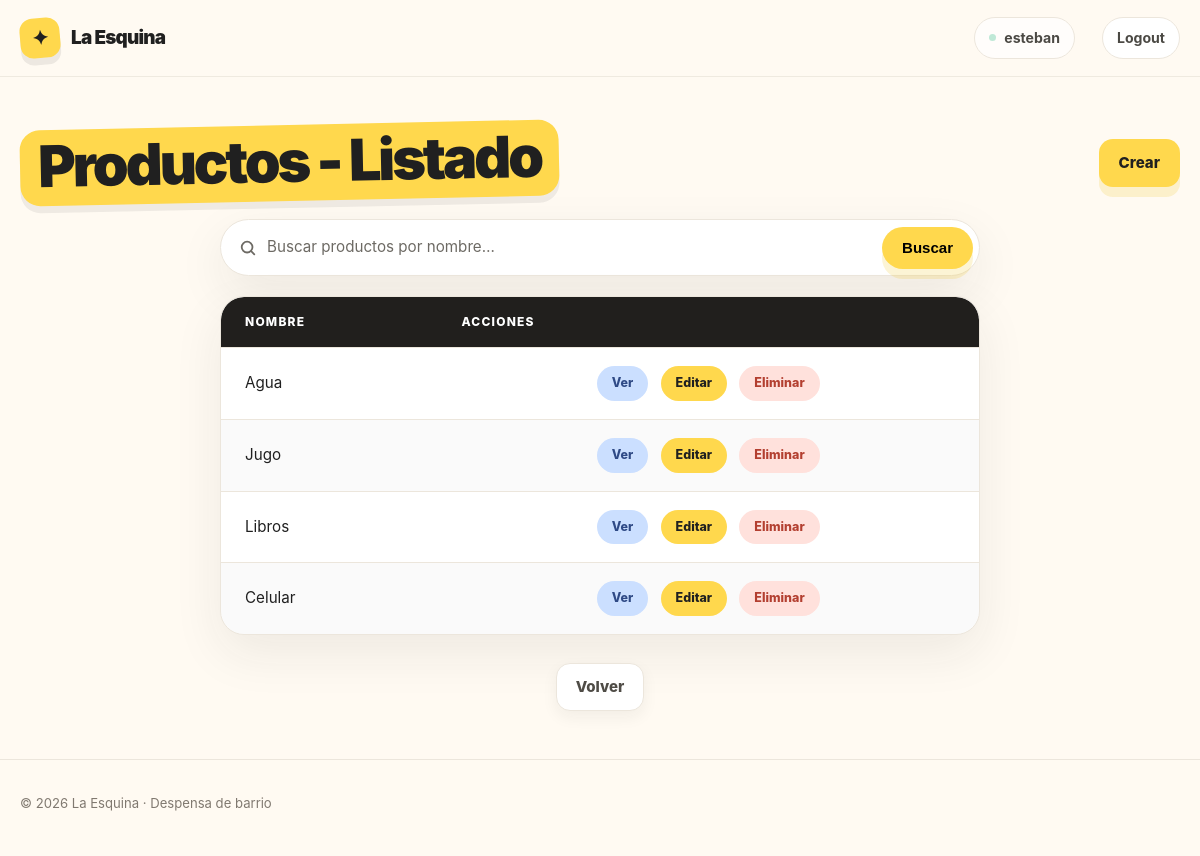
The app's page /ventas/producto/ (signed in) with its own data.
### ventas/models/producto.py (models this page shows, shortened)
class Producto(models.Model):
    nombre = models.CharField(unique=True, validators=[ValidarTextoEspañol(min_longitud=3)])
    descripcion = models.TextField(blank=True, validators=[ValidarTextoEspañol(min_longitud=10)])
    precio_costo = models.DecimalField(max_digits=10, decimal_places=2)
    precio_venta = models.DecimalField(max_digits=10, decimal_places=2)
    stock = models.FloatField(default=0)
    codigo_barras = models.CharField(max_length=50, null=True, blank=True, unique=True)
    categoria = models.ForeignKey(
        Categoria, on_delete=models.SET_NULL, null=True, blank=True, related_name="productos"
    )
    proveedor = models.ForeignKey(
        Proveedor, on_delete=models.SET_NULL, null=True, blank=True, related_name="productos"
    )
    class Meta:
        verbose_name = "Producto"
        verbose_name_plural = "Productos"
        constraints = (
            models.CheckConstraint(
                condition=Q(stock__gte=0),
                name="producto_stock_no_negativo",
            ),
            models.CheckConstraint(
                condition=Q(precio_costo__gte=0),
                name="producto_precio_costo_no_negativo",
            ),
            models.CheckConstraint(
                condition=Q(precio_venta__gte=0),
                name="producto_precio_venta_no_negativo",
            ),
            models.CheckConstraint(
                condition=Q(precio_venta__gte=F("precio_costo")),
                name="producto_precio_mayor_o_igual_costo",
            ),
        )

### ventas/views/producto.py (the view)
# urls.py: path("producto/", ProductoList.as_view(), name="producto_list"),
class ProductoList(ListView):
    model = Producto
    context_object_name = "productos"  # -> por default es "object_list"
    def get_queryset(self) -> QuerySet[Any, Any]:
        busqueda = self.request.GET.get("busqueda", "").strip()
        if busqueda:
            productos = Producto.objects.filter(nombre__icontains=busqueda)
        else:
            productos = Producto.objects.all()
        return productos

### ventas/templates/ventas/producto_list.html
{% extends "core/base.html" %}
{% load static %}
{% block styles %}
    <link rel="stylesheet" href="{% static 'core/css/table.css' %}" />
    <link rel="stylesheet" href="{% static 'core/css/search.css' %}" />
{% endblock styles %}
{% block content %}
    <div class="container section">
        <div class="page-head">
            <h1 class="page-title">Productos - Listado</h1>
            <a class="button button-primary"
               href="{% url 'ventas:producto_create' %}">Crear</a>
        </div>
        {% include "core/partials/search.html" with placeholder="Buscar productos por nombre…" label="Buscar productos" clear_url="ventas:producto_list" %}
        <table class="data-table">
            <thead>
                <tr>
                    <th>Nombre</th>
                    <th>Acciones</th>
                </tr>
            </thead>
            <tbody>
                {% for producto in productos %}
                    <tr>
                        <td>{{ producto.nombre }}</td>
                        <td class="table-actions">
                            <a class="table-action table-action--view"
                               href="{% url 'ventas:producto_detail' producto.pk %}">Ver</a>
                            <a class="table-action table-action--edit"
                               href="{% url 'ventas:producto_update' producto.pk %}">Editar</a>
                            <a class="table-action table-action--danger"
                               href="{% url 'ventas:producto_delete' producto.pk %}">Eliminar</a>
                        </td>
                    </tr>
                {% empty %}
                    <tr>
                        <td class="table-empty" colspan="2">No hay productos disponibles.</td>
                    </tr>
                {% endfor %}
            </tbody>
        </table>
        <div class="page-actions">
            <a class="button button-secondary" href="{% url 'ventas:home' %}">Volver</a>
        </div>
    </div>
{% endblock content %}

### core/templates/core/partials/header.html (shortened to what this page needs)
<div class="nav">
    <div class="container nav-inner">
        <a href="/" class="brand" aria-label="La Esquina, inicio">
            <span class="brand-mark">✦</span>
            <span>La Esquina</span>
        </a>
        <nav class="nav-links" aria-label="Navegación principal">
            {% if user.is_authenticated %}
                <span class="nav-user">{{ user.username }}</span>
                <form action="{% url 'core:logout' %}" method="post">
                    <button class="nav-logout" type="submit">Logout</button>
                </form>
            {% else %}
                <a href="{% url 'core:login' %}" class="nav-cta">Acceder</a>
            {% endif %}
        </nav>
    </div>
</div>

### core/static/core/css/base.css (style rules this page uses)
:root { --bg: #fffaf2; --surface: #fff; --ink: #202020; --muted: #6d6a64; --line: #ece6dc; --yellow: #ffd84d; --coral: #ff806f; --mint: #bfe9d7; --blue: #cbdfff; --pink: #ffd3df; --shadow: 0 18px 50px rgba(32, 32, 32, 0.08); }
* { box-sizing: border-box; margin: 0; padding: 0; }
html { scroll-behavior: smooth; }
body { font-family: Inter, ui-sans-serif, system-ui, -apple-system, BlinkMacSystemFont, "Segoe UI", sans-serif; background: var(--bg); color: var(--ink); line-height: 1.5; display: flex; flex-direction: column; min-height: 100vh; }
a { color: inherit; text-decoration: none; }
.container { width: min(1160px, calc(100% - 40px)); margin: 0 auto; }

### core/static/core/css/nav.css (style rules this page uses)
.nav { position: sticky; top: 0; z-index: 20; background: rgba(255, 250, 242, 0.9); backdrop-filter: blur(14px); border-bottom: 1px solid rgba(236, 230, 220, 0.8); }
.nav-inner { min-height: 76px; display: flex; align-items: center; justify-content: space-between; gap: 24px; }
.brand { display: inline-flex; align-items: center; gap: 11px; font-weight: 900; font-size: 1.18rem; letter-spacing: -0.04em; }
.brand-mark { width: 40px; height: 40px; display: grid; place-items: center; border-radius: 13px; background: var(--yellow); transform: rotate(-5deg); font-size: 1.25rem; box-shadow: 0 7px 0 rgba(32, 32, 32, 0.08); }
.nav-links { display: flex; align-items: center; gap: 27px; color: #4b4944; font-size: 0.94rem; font-weight: 700; }
.nav-user { display: inline-flex; align-items: center; gap: 8px; padding: 9px 14px; border: 1px solid var(--line); border-radius: 999px; background: rgba(255, 255, 255, 0.72); color: #4b4944; font-size: 0.88rem; font-weight: 750; }
.nav-user::before { width: 7px; height: 7px; border-radius: 50%; background: var(--mint); content: ""; }
.nav-links form { display: flex; }
.nav-logout { padding: 9px 14px; border: 1px solid var(--line); border-radius: 999px; background: var(--surface); color: #4b4944; font: inherit; font-size: 0.88rem; font-weight: 750; cursor: pointer; transition: transform 0.2s ease, box-shadow 0.2s ease, border-color 0.2s ease; }

### core/static/core/css/components.css (style rules this page uses)
.page-title { display: inline-block; margin-bottom: 18px; padding: 6px 18px 10px; border-radius: 20px; background: var(--yellow); box-shadow: 0 7px 0 rgba(32, 32, 32, 0.07); font-size: clamp(2.3rem, 5.5vw, 3.6rem); font-weight: 950; line-height: 1.05; letter-spacing: -0.055em; transform: rotate(-1.2deg); }
.button { display: inline-flex; align-items: center; justify-content: center; gap: 9px; min-height: 48px; padding: 0 19px; border-radius: 14px; border: 1px solid transparent; font-size: 0.94rem; font-weight: 850; transition: transform 0.2s ease, box-shadow 0.2s ease; }
.button-primary { background: var(--yellow); box-shadow: 0 10px 0 rgba(237, 191, 23, 0.18); }
.button-secondary { background: var(--surface); border-color: var(--line); color: #4f4c46; box-shadow: 0 6px 16px rgba(32, 32, 32, 0.06); }
.page-actions { display: flex; justify-content: center; gap: 12px; }
.page-head { display: flex; align-items: center; justify-content: space-between; flex-wrap: wrap; gap: 16px; margin-bottom: 18px; }
.page-head .page-title { margin-bottom: 0; }
.section { padding: 48px 0; }

### records on screen
Producto: nombre "Agua"
Producto: nombre "Jugo"
Producto: nombre "Libros"
Producto: nombre "Celular"

### other values on screen
{{ user.username }} "esteban"
